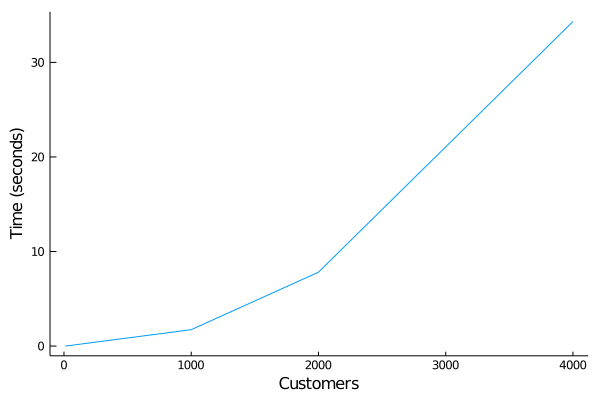

The script that saved this image:
#
# this is modified to run on thread 2
#
using DiscreteEvents, DataStructures, Distributions, Random, BenchmarkTools
using Plots, Printf
const _bench = [false]

Random.seed!(8710) # set random number seed for reproducibility
num_customers = 10 # total number of customers generated
num_servers = 2 # number of servers
mu = 1.0 / 2 # service rate
lam = 0.9 # arrival rate
arrival_dist = Exponential(1 / lam) # interarrival time distriubtion
service_dist = Exponential(1 / mu); # service time distribution

# Define Customer Behavior
function customer(clk::Clock, server::Channel, id::Int, ta::Float64, ds::Distribution)
    delay!(clk, ta)       # customer arrives
    _bench[end] || now!(clk, ()->@printf("%5.3f: customer %d arrived\n", tau(clk), id))
    s = take!(server)     # customer starts service
    _bench[end] || now!(clk, ()->@printf("%5.3f: customer %d entered service\n", tau(clk), id))
    delay!(clk, rand(ds)) # server is busy
    put!(server, s)       # customer exits service
    _bench[end] || now!(clk, ()->@printf("%5.3f: customer %d exited service\n", tau(clk), id))
end

function initialize!(clock, arrival_dist, service_dist, num_customers, server)
    arrival_time = 0.0
    for i = 1:num_customers # initialize customers
        arrival_time += rand(arrival_dist)
        process!(clock, Prc(i, customer, server, i, arrival_time, service_dist), 1)
    end
end

function run_model(arrival_dist, service_dist, num_customers, num_servers, t)
    DiscreteEvents.onthread(2) do
        clock = Clock() # initialize simulation environment
        server = Channel{Int}(num_servers)  # initialize servers
        for i in 1:num_servers
            put!(server, i)
        end
        initialize!(clock, arrival_dist, service_dist, num_customers, server)
        run!(clock, t)
    end
end

function run_model(num_customers)
    result = @benchmark run_model($arrival_dist, $service_dist, $num_customers, $num_servers, 2000000)
    return mean(result).time*1e-9
end

_bench[end] = true
N = [10,1000,2000,4000]

times = run_model.(N)
plot(N, times, xlabel="Customers", ylabel="Time (seconds)", leg=false, grid=false)
savefig("bench_queue_mmc_chn1.png")
